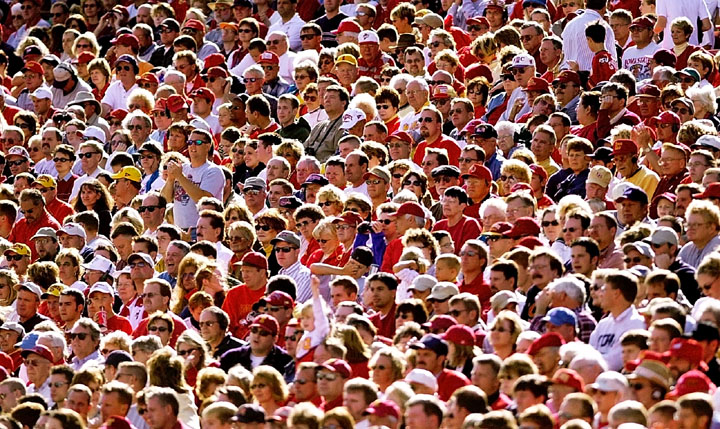
#> input picture data/images/001.jpg, 720 x 429 px
$ python split_image.py ../data/images/001.jpg 100 100 out.png
#> lines starting #> are read from the running program, lines starting #| are printed output that depends on the picture
from sys import argv
import os
from PIL import Image


def crop(infile, height, width):
    im = Image.open(infile)
    imgwidth, imgheight = im.size
    for i in range(imgheight//height):
        for j in range(imgwidth//width):
            box = (j*width, i*height, (j+1)*width, (i+1)*height)
            yield im.crop(box)

if __name__ == '__main__':
    infile = argv[1]
    width = int(argv[2])
    height = int(argv[3])
    outpath = argv[4]
    for k, piece in enumerate(crop(infile, height, width)):
        img = Image.new('RGBA', (height, width), 255)
        img.paste(piece)
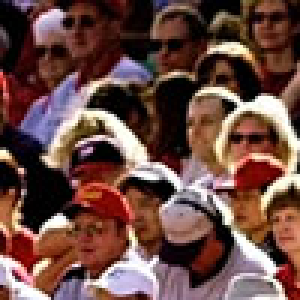
#> piece: PIL image 100x100 RGB (shown 3 times larger); mean R, G, B 107.9, 74.7, 68.3
        if img.getpixel((1, 1))[-1] == 0:
            break
        path = os.path.join(outpath, '%04d.png' % k)
        img.save(path)
